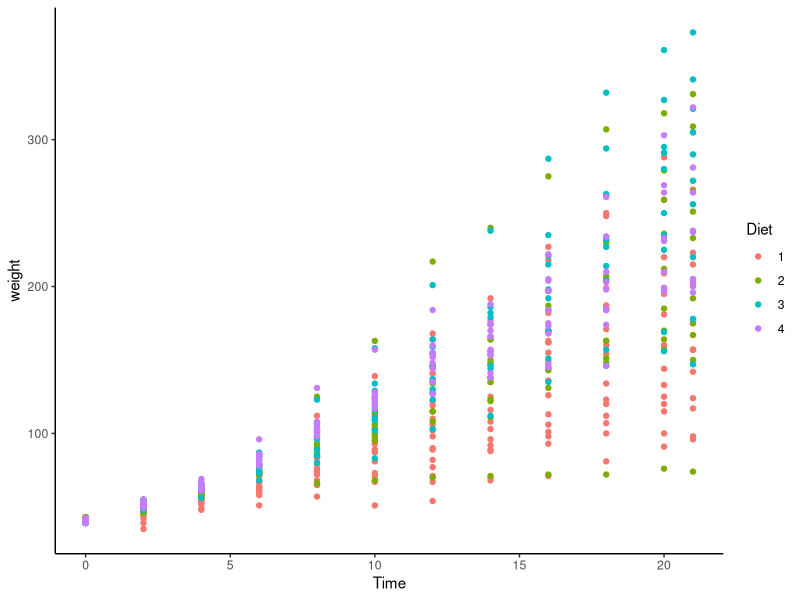

Generate this figure with R:
## ---- chunk 1
#| message: false
library(tidyverse)
library(ggthemes)
data("ChickWeight")
glimpse(ChickWeight)
## ---- chunk 2
ChickWeight %>%
  ggplot(aes(x=Time, y=weight, color = Diet)) +
  geom_point() +
  theme_classic()
